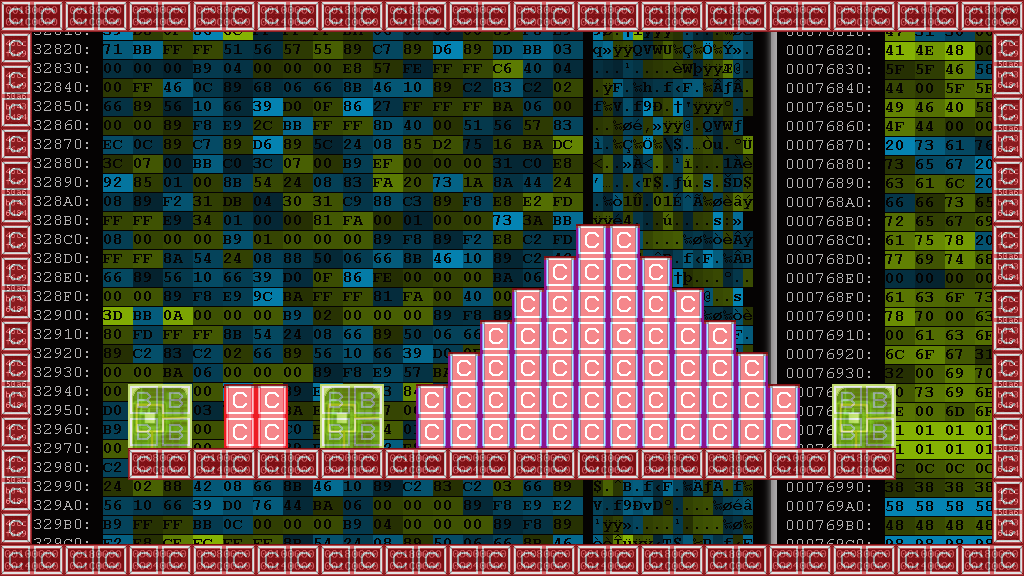

A level layout from a 2D game, rendered from its tile map. Below: a short description, then the map file with its tile-grid data intact:
An orthogonal 32x18 tile map with 32x32 px tiles, 4 tile layers (parallax, back, front, collision), 2 tilesets and 2 objects.

<map version="1.0" orientation="orthogonal" renderorder="right-down" width="32" height="18" tilewidth="32" tileheight="32" nextobjectid="8">
 <tileset firstgid="1" name="tilesetCollision" tilewidth="32" tileheight="32" tilecount="6">
  <image source="../bitmaps/tilesetCollision.png" width="192" height="32" />
 </tileset>
 <tileset firstgid="7" name="tileset" tilewidth="32" tileheight="32" tilecount="2528">
  <image source="../bitmaps/tileset.png" width="1024" height="2528" />
 </tileset>
 <layer name="parallax" width="32" height="18">
  <data encoding="csv">
1415,1416,1417,1418,1419,1420,1421,1422,1423,1424,1425,1426,1427,1428,1429,1430,1431,1432,1433,1434,1435,1436,1437,1438,1439,1440,1441,1442,1443,1444,1445,1446,
1447,1448,1449,1450,1451,1452,1453,1454,1455,1456,1457,1458,1459,1460,1461,1462,1463,1464,1465,1466,1467,1468,1469,1470,1471,1472,1473,1474,1475,1476,1477,1478,
1479,1480,1481,1482,1483,1484,1485,1486,1487,1488,1489,1490,1491,1492,1493,1494,1495,1496,1497,1498,1499,1500,1501,1502,1503,1504,1505,1506,1507,1508,1509,1510,
1511,1512,1513,1514,1515,1516,1517,1518,1519,1520,1521,1522,1523,1524,1525,1526,1527,1528,1529,1530,1531,1532,1533,1534,1535,1536,1537,1538,1539,1540,1541,1542,
1543,1544,1545,1546,1547,1548,1549,1550,1551,1552,1553,1554,1555,1556,1557,1558,1559,1560,1561,1562,1563,1564,1565,1566,1567,1568,1569,1570,1571,1572,1573,1574,
1575,1576,1577,1578,1579,1580,1581,1582,1583,1584,1585,1586,1587,1588,1589,1590,1591,1592,1593,1594,1595,1596,1597,1598,1599,1600,1601,1602,1603,1604,1605,1606,
1607,1608,1609,1610,1611,1612,1613,1614,1615,1616,1617,1618,1619,1620,1621,1622,1623,1624,1625,1626,1627,1628,1629,1630,1631,1632,1633,1634,1635,1636,1637,1638,
1639,1640,1641,1642,1643,1644,1645,1646,1647,1648,1649,1650,1651,1652,1653,1654,1655,1656,1657,1658,1659,1660,1661,1662,1663,1664,1665,1666,1667,1668,1669,1670,
1671,1672,1673,1674,1675,1676,1677,1678,1679,1680,1681,1682,1683,1684,1685,1686,1687,1688,1689,1690,1691,1692,1693,1694,1695,1696,1697,1698,1699,1700,1701,1702,
1703,1704,1705,1706,1707,1708,1709,1710,1711,1712,1713,1714,1715,1716,1717,1718,1719,1720,1721,1722,1723,1724,1725,1726,1727,1728,1729,1730,1731,1732,1733,1734,
1735,1736,1737,1738,1739,1740,1741,1742,1743,1744,1745,1746,1747,1748,1749,1750,1751,1752,1753,1754,1755,1756,1757,1758,1759,1760,1761,1762,1763,1764,1765,1766,
1767,1768,1769,1770,1771,1772,1773,1774,1775,1776,1777,1778,1779,1780,1781,1782,1783,1784,1785,1786,1787,1788,1789,1790,1791,1792,1793,1794,1795,1796,1797,1798,
1799,1800,1801,1802,1803,1804,1805,1806,1807,1808,1809,1810,1811,1812,1813,1814,1815,1816,1817,1818,1819,1820,1821,1822,1823,1824,1825,1826,1827,1828,1829,1830,
1831,1832,1833,1834,1835,1836,1837,1838,1839,1840,1841,1842,1843,1844,1845,1846,1847,1848,1849,1850,1851,1852,1853,1854,1855,1856,1857,1858,1859,1860,1861,1862,
1863,1864,1865,1866,1867,1868,1869,1870,1871,1872,1873,1874,1875,1876,1877,1878,1879,1880,1881,1882,1883,1884,1885,1886,1887,1888,1889,1890,1891,1892,1893,1894,
1895,1896,1897,1898,1899,1900,1901,1902,1903,1904,1905,1906,1907,1908,1909,1910,1911,1912,1913,1914,1915,1916,1917,1918,1919,1920,1921,1922,1923,1924,1925,1926,
1927,1928,1929,1930,1931,1932,1933,1934,1935,1936,1937,1938,1939,1940,1941,1942,1943,1944,1945,1946,1947,1948,1949,1950,1951,1952,1953,1954,1955,1956,1957,1958,
1959,1960,1961,1962,1963,1964,1965,1966,1967,1968,1969,1970,1971,1972,1973,1974,1975,1976,1977,1978,1979,1980,1981,1982,1983,1984,1985,1986,1987,1988,1989,1990
</data>
 </layer>
 <layer name="back" width="32" height="18">
  <data encoding="csv">
0,0,0,0,0,0,0,0,0,0,0,0,0,0,0,0,0,0,0,0,0,0,0,0,0,0,0,0,0,0,0,0,
0,0,0,0,0,0,0,0,0,0,0,0,0,0,0,0,0,0,0,0,0,0,0,0,0,0,0,0,0,0,0,0,
0,0,0,0,0,0,0,0,0,0,0,0,0,0,0,0,0,0,0,0,0,0,0,0,0,0,0,0,0,0,0,0,
0,0,0,0,0,0,0,0,0,0,0,0,0,0,0,0,0,0,0,0,0,0,0,0,0,0,0,0,0,0,0,0,
0,0,0,0,0,0,0,0,0,0,0,0,0,0,0,0,0,0,0,0,0,0,0,0,0,0,0,0,0,0,0,0,
0,0,0,0,0,0,0,0,0,0,0,0,0,0,0,0,0,0,0,0,0,0,0,0,0,0,0,0,0,0,0,0,
0,0,0,0,0,10,0,0,0,0,0,0,0,0,0,0,0,0,0,0,0,0,0,0,10,10,0,0,0,0,0,0,
0,0,0,0,10,10,0,0,0,0,0,0,0,0,0,0,0,0,0,0,0,0,0,0,0,0,0,0,0,0,0,0,
0,0,0,0,0,0,0,0,0,0,0,0,0,0,0,0,0,0,0,0,0,0,0,0,0,0,0,0,0,0,0,0,
0,0,0,0,0,0,0,0,0,0,0,0,0,0,0,0,0,0,0,0,0,0,0,0,0,0,0,0,0,0,0,0,
0,0,0,0,0,0,0,0,0,0,0,0,0,0,0,0,0,0,0,0,0,0,0,0,0,0,0,0,0,0,0,0,
0,0,0,0,0,0,0,0,0,0,0,0,0,0,0,0,0,0,0,0,0,0,0,0,0,0,0,0,0,0,0,0,
0,0,0,0,111,112,0,0,0,0,111,112,0,0,0,0,0,0,0,0,0,0,0,0,0,0,111,112,0,0,0,0,
0,0,0,0,143,144,0,0,0,0,143,144,0,0,0,0,0,0,0,0,0,0,0,0,0,0,143,144,0,0,0,0,
0,0,0,0,0,0,0,0,0,0,0,0,0,0,0,0,0,0,0,0,0,0,0,0,0,0,0,0,0,0,0,0,
0,0,0,0,0,0,0,0,0,0,0,0,0,0,0,0,0,0,0,0,0,0,0,0,0,0,0,0,0,0,0,0,
0,0,0,0,0,0,0,0,0,0,0,0,0,0,0,0,0,0,0,0,0,0,0,0,0,0,0,0,0,0,0,0,
0,0,0,0,0,0,0,0,0,0,0,0,0,0,0,0,0,0,0,0,0,0,0,0,0,0,0,0,0,0,0,0
</data>
 </layer>
 <layer name="front" width="32" height="18">
  <data encoding="csv">
11,12,11,12,13,14,15,16,17,18,19,20,11,12,13,14,15,16,17,18,19,20,11,12,13,14,15,16,17,18,19,20,
43,0,0,0,0,0,0,0,0,0,0,0,0,0,0,0,0,0,0,0,0,0,0,0,0,0,0,0,0,0,0,75,
75,0,0,0,0,0,0,0,0,0,0,0,0,0,0,0,0,0,0,0,0,0,0,0,0,0,0,0,0,0,0,107,
107,0,0,0,0,0,0,0,0,0,0,0,0,0,0,0,0,0,0,0,0,0,0,0,0,0,0,0,0,0,0,75,
43,0,0,0,0,0,0,0,0,0,0,0,0,0,0,0,0,0,0,0,0,0,0,0,0,0,0,0,0,0,0,107,
75,0,0,0,0,0,0,0,0,0,0,0,0,0,0,0,0,0,0,0,0,0,0,0,0,0,0,0,0,0,0,75,
107,0,0,0,0,0,0,0,0,0,0,0,0,0,0,0,0,0,0,0,0,0,0,0,0,0,0,0,0,0,0,107,
43,0,0,0,0,0,0,0,0,0,0,0,0,0,0,0,0,0,169,169,0,0,0,0,0,0,0,0,0,0,0,75,
75,0,0,0,0,0,0,0,0,0,0,0,0,0,0,0,0,169,168,168,169,0,0,0,0,0,0,0,0,0,0,107,
107,0,0,0,0,0,0,0,0,0,0,0,0,0,0,0,169,168,168,168,168,169,0,0,0,0,0,0,0,0,0,75,
43,0,0,0,0,0,0,0,0,0,0,0,0,0,0,169,168,168,168,168,168,168,169,0,0,0,0,0,0,0,0,107,
75,0,0,0,0,0,0,0,0,0,0,0,0,0,169,168,168,168,168,168,168,168,168,169,0,0,0,0,0,0,0,75,
107,0,0,0,0,0,0,201,201,0,0,0,0,169,168,168,168,168,168,168,168,168,168,168,169,0,0,0,0,0,0,107,
43,0,0,0,0,0,0,234,234,0,0,0,0,168,168,168,168,168,168,168,168,168,168,168,168,0,0,0,0,0,0,75,
75,0,0,0,15,16,17,18,19,20,13,14,11,12,13,14,15,16,11,12,13,14,15,16,17,18,19,20,0,0,0,107,
107,0,0,0,0,0,0,0,0,0,0,0,0,0,0,0,0,0,0,0,0,0,0,0,0,0,0,0,0,0,0,75,
43,0,0,0,0,0,0,0,0,0,0,0,0,0,0,0,0,0,0,0,0,0,0,0,0,0,0,0,0,0,0,107,
17,18,11,12,13,14,15,16,17,18,19,20,11,12,13,14,15,16,17,18,19,20,11,12,13,14,15,16,17,18,19,20
</data>
 </layer>
 <layer name="collision" width="32" height="18" opacity="0.53">
  <data encoding="csv">
1,1,1,1,1,1,1,1,1,1,1,1,1,1,1,1,1,1,1,1,1,1,1,1,1,1,1,1,1,1,1,1,
1,0,0,0,0,0,0,0,0,0,0,0,0,0,0,0,0,0,0,0,0,0,0,0,0,0,0,0,0,0,0,1,
1,0,0,0,0,0,0,0,0,0,0,0,0,0,0,0,0,0,0,0,0,0,0,0,0,0,0,0,0,0,0,1,
1,0,0,0,0,0,0,0,0,0,0,0,0,0,0,0,0,0,0,0,0,0,0,0,0,0,0,0,0,0,0,1,
1,0,0,0,0,0,0,0,0,0,0,0,0,0,0,0,0,0,0,0,0,0,0,0,0,0,0,0,0,0,0,1,
1,0,0,0,0,0,0,0,0,0,0,0,0,0,0,0,0,0,0,0,0,0,0,0,0,0,0,0,0,0,0,1,
1,0,0,0,0,0,0,0,0,0,0,0,0,0,0,0,0,0,0,0,0,0,0,0,0,0,0,0,0,0,0,1,
1,0,0,0,0,0,0,0,0,0,0,0,0,0,0,0,0,0,1,1,0,0,0,0,0,0,0,0,0,0,0,1,
1,0,0,0,0,0,0,0,0,0,0,0,0,0,0,0,0,1,1,1,1,0,0,0,0,0,0,0,0,0,0,1,
1,0,0,0,0,0,0,0,0,0,0,0,0,0,0,0,1,1,1,1,1,1,0,0,0,0,0,0,0,0,0,1,
1,0,0,0,0,0,0,0,0,0,0,0,0,0,0,1,1,1,1,1,1,1,1,0,0,0,0,0,0,0,0,1,
1,0,0,0,0,0,0,0,0,0,0,0,0,0,1,1,1,1,1,1,1,1,1,1,0,0,0,0,0,0,0,1,
1,0,0,0,2,2,0,1,1,0,2,2,0,1,1,1,1,1,1,1,1,1,1,1,1,0,2,2,0,0,0,1,
1,0,0,0,2,2,0,1,1,0,2,2,0,1,1,1,1,1,1,1,1,1,1,1,1,0,2,2,0,0,0,1,
1,0,0,0,1,1,1,1,1,1,1,1,1,1,1,1,1,1,1,1,1,1,1,1,1,1,1,1,0,0,0,1,
1,0,0,0,0,0,0,0,0,0,0,0,0,0,0,0,0,0,0,0,0,0,0,0,0,0,0,0,0,0,0,1,
1,0,0,0,0,0,0,0,0,0,0,0,0,0,0,0,0,0,0,0,0,0,0,0,0,0,0,0,0,0,0,1,
1,1,1,1,1,1,1,1,1,1,1,1,1,1,1,1,1,1,1,1,1,1,1,1,1,1,1,1,1,1,1,1
</data>
 </layer>
 <objectgroup name="wires">
  <object id="6" x="416" y="576">
   <polyline points="0,0 0,-64 -256,-64 -256,-128" />
  </object>
  <object id="7" x="896" y="416">
   <polyline points="0,0 128,0" />
  </object>
 </objectgroup>
</map>
